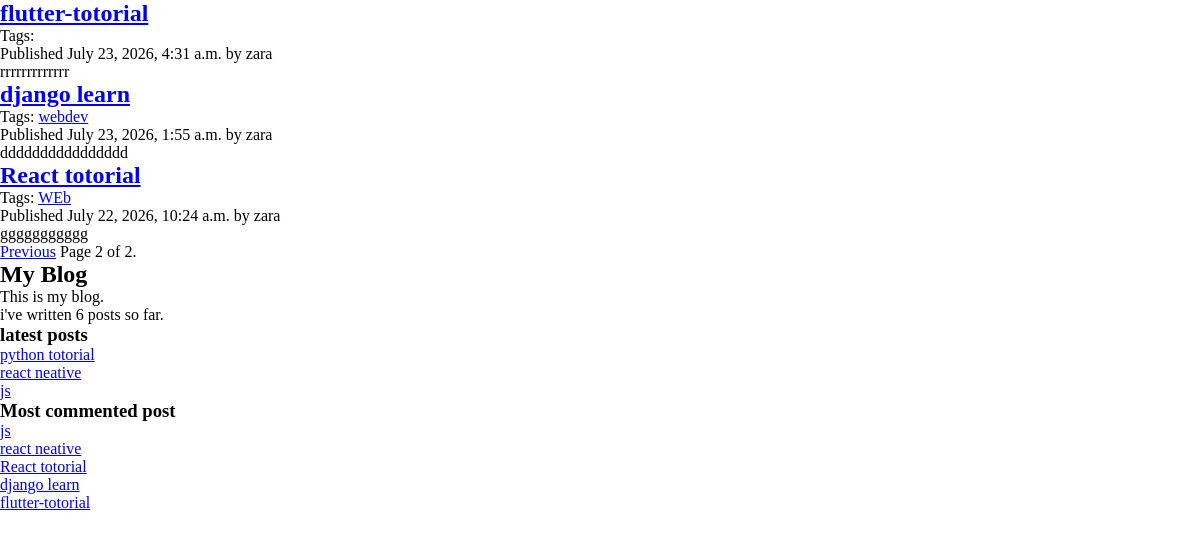
The app's page /blog/?page=3, older data.
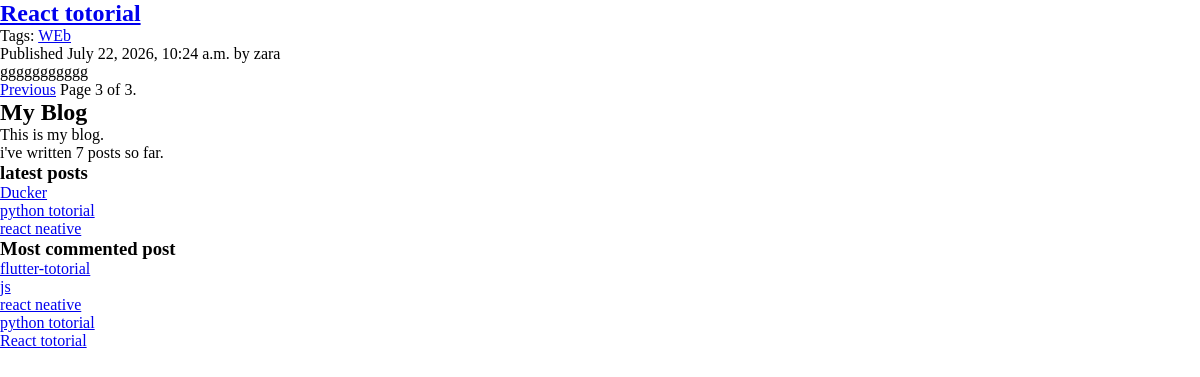
The same page, newer data.
### blog/models.py (models this page shows, shortened)
class Post(models.Model):
    class Status(models.TextChoices):
        DRAFT = 'DF', 'Draft'
        PUBLISHED = 'PB', 'Published'
    class PublishedManager(models.Manager):
        def get_queryset(self):
            return super().get_queryset()\
                    .filter(status = Post.Status.PUBLISHED)
    title = models.CharField(max_length=250)
    slug = models.SlugField(max_length=250,unique_for_date='publish')
    body = models.TextField()
    publish = models.DateTimeField(default= timezone.now)
    created = models.DateTimeField(auto_now_add=True)
    updated = models.DateTimeField(auto_now=True)
    author = models.ForeignKey(User, on_delete= models.CASCADE,related_name='blog_posts')
    status = models.CharField(max_length=2,choices=Status.choices,default=Status.DRAFT)
    objects = models.Manager()
    published = PublishedManager()
    tags = TaggableManager() # Tagging
    class Meta:
        ordering =['-publish']
        indexes = [
            models.Index(fields=['-publish']),
        ]
    def get_absolute_url(self):
        return reverse(
            'blog:post_detail',
            args=[
                self.publish.year,
                self.publish.month,
                self.publish.day,
                self.slug
            ],
)

### blog/views.py (the view)
# urls.py: path('', post_list, name='post_list'),
def post_list(request,tag_slug=None):
    post_list = Post.published.all()
    tag = None
    if tag_slug:
        tag = get_object_or_404(Tag, slug=tag_slug)
        post_list = post_list.filter(tags__in=[tag])
    paginator = Paginator(post_list, 3)
    page_number = request.GET.get('page', 1)
    try:
        posts = paginator.page(page_number)
    except PageNotAnInteger:
        posts = paginator.page(1)
    except EmptyPage:
        posts = paginator.page(paginator.num_pages)
    return render(request, 'blog/post/list.html', {'posts': posts, 'tag': tag})

### blog/templatetags/blog_tags.py (called while the page is built)
@register.simple_tag
def total_posts():
    return Post.published.count()

@register.inclusion_tag('blog/post/latest_posts.html')
def show_latest_posts(count=5):
    latest_posts = Post.published.order_by('-publish')[:count]
    return {'latest_posts': latest_posts}

@register.simple_tag()
def get_most_commented_posts(count=5):
    return Post.published.annotate(
        total_comments=Count('comments')).order_by('-total_comments')[:count]

@register.filter(name='markdown')
def markdown_format(text):
    return mark_safe(markdown.markdown(text))

### blog/templates/blog/post/list.html (shortened to what this page needs)
{% extends "blog/base.html" %}
{% load blog_tags %}
{% block content %}
    {% for post in posts %}
        <h2 class="post-title">
            <a href="{{ post.get_absolute_url }}">
                {{ post.title }}
            </a>
        </h2>
        <p class="tags">
            Tags:
            {% for tag in post.tags.all %}
                <a href="{% url 'blog:post_list_by_tag' tag.slug %}">
                    {{ tag.name }}
                </a>{% if not forloop.last %}, {% endif %}
            {% endfor %}
        </p>
        <p class="post-date">
            Published {{ post.publish }} by {{ post.author }}
        </p>
        <div class="post-body">
            {{ post.body|markdown|truncatewords:30|linebreaks }}
        </div>
    {% endfor %}
    {% include "pagination.html" with page=posts %}
{% endblock %}

### blog/templates/blog/base.html (shortened to what this page needs)
{% load static %}
{% load blog_tags %}
<!doctype html>
<html lang="en">
  <head>
    <link href="{% static 'css/blog.css' %}" rel="stylesheet" />
  </head>
  <body>
    <div id="content">
      {% block content %}{% endblock %}
    </div>
    <div id="sidebar">
      <h2>My Blog</h2>
      <p>This is my blog.</p>
      i've written {% total_posts %} posts so far.
      <h3>latest posts</h3>
      {% show_latest_posts 3 %}
      <h3>Most commented post</h3>
      {% get_most_commented_posts as most_commented_posts %}
      <ul>
        {% for post in most_commented_posts %}
        <li>
          <a href="{{ post.get_absolute_url }}">{{ post.title }}</a>
        </li>
        {% endfor %}
      </ul>
    </div>
  </body>
</html>

### blog/templates/blog/post/latest_posts.html
<ul>
    {% for post in latest_posts %}
    <li>
        <a href="{{ post.get_absolute_url }}">{{ post.title }}</a>
    </li>
    {% endfor %}
</ul>

Row changes from the older to the newer data that the page shows:
no longer on this page (row edited): Post: title "django learn", publish "July 23, 2026, 1:55 a.m.", author "zara", body "dddddddddddddddd"
no longer on this page (row unchanged): Tag: name "webdev", shown under "django learn"
no longer on one of the page's lists (row edited): Post: title "flutter-totorial", publish "July 23, 2026, 4:31 a.m.", author "zara", body "rrrrrrrrrrrrr"
no longer on one of the page's lists (row unchanged): Post: title "js"
added Post: title "Ducker", shown under "latest posts"
now on one of the page's lists (row unchanged): Post: title "python totorial"
changed Post "flutter-totorial": moves up the list
Text that changed along with them:
{{ posts.number }}: "2" → "3"
{{ posts.paginator.num_pages }}: "2" → "3"
text no longer shown: "6"
text now shown: "7"
